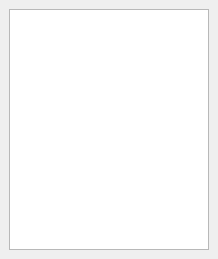
<?xml version="1.0" encoding="UTF-8"?>
<ui version="4.0">
 <class>MainWindow</class>
 <widget class="QMainWindow" name="MainWindow">
  <property name="geometry">
   <rect>
    <x>0</x>
    <y>0</y>
    <width>218</width>
    <height>259</height>
   </rect>
  </property>
  <property name="sizePolicy">
   <sizepolicy hsizetype="Fixed" vsizetype="MinimumExpanding">
    <horstretch>0</horstretch>
    <verstretch>0</verstretch>
   </sizepolicy>
  </property>
  <property name="windowTitle">
   <string>Scegli Utente</string>
  </property>
  <widget class="QWidget" name="centralwidget">
   <layout class="QVBoxLayout" name="verticalLayout">
    <item>
     <widget class="QListWidget" name="listWidget">
      <property name="sizePolicy">
       <sizepolicy hsizetype="Fixed" vsizetype="MinimumExpanding">
        <horstretch>0</horstretch>
        <verstretch>0</verstretch>
       </sizepolicy>
      </property>
      <property name="minimumSize">
       <size>
        <width>180</width>
        <height>200</height>
       </size>
      </property>
      <property name="maximumSize">
       <size>
        <width>200</width>
        <height>16777215</height>
       </size>
      </property>
     </widget>
    </item>
   </layout>
  </widget>
 </widget>
 <resources/>
 <connections/>
</ui>
